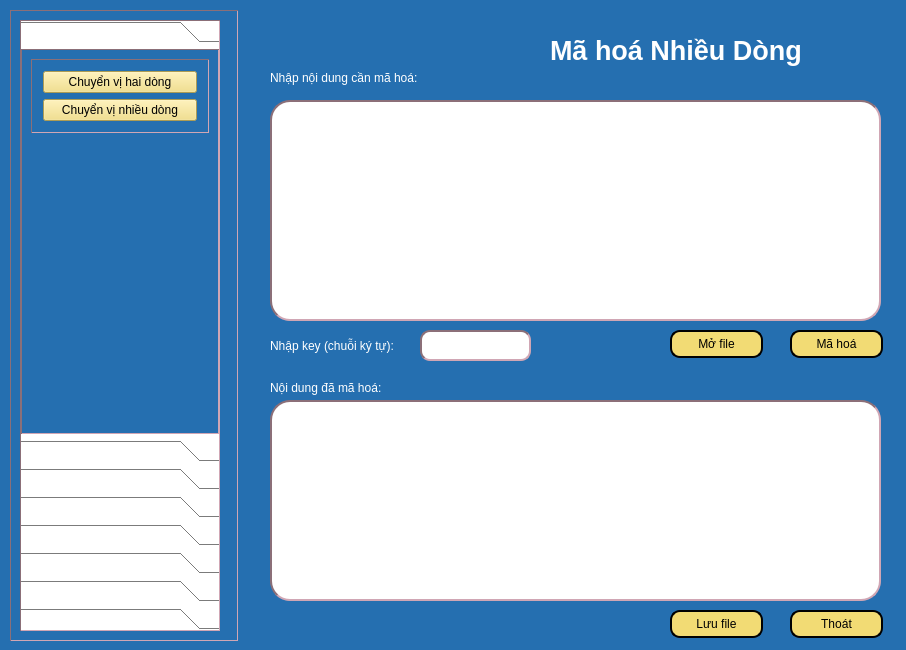
<?xml version="1.0" encoding="UTF-8"?>
<ui version="4.0">
 <class>Dialog</class>
 <widget class="QDialog" name="Dialog">
  <property name="geometry">
   <rect>
    <x>0</x>
    <y>0</y>
    <width>906</width>
    <height>650</height>
   </rect>
  </property>
  <property name="windowTitle">
   <string>Dialog</string>
  </property>
  <property name="styleSheet">
   <string notr="true">background-color:rgb(37, 111, 176);
color:white;

</string>
  </property>
  <widget class="QPushButton" name="btnSaveFile">
   <property name="geometry">
    <rect>
     <x>670</x>
     <y>610</y>
     <width>93</width>
     <height>28</height>
    </rect>
   </property>
   <property name="styleSheet">
    <string notr="true">background-color: rgb(242, 219, 116);
border-radius: 10px;
border: 2px solid black;
color:black;</string>
   </property>
   <property name="text">
    <string>Lưu file</string>
   </property>
   <property name="icon">
    <iconset>
     <normaloff>../Icon/icons8-save-file-64.png</normaloff>../Icon/icons8-save-file-64.png</iconset>
   </property>
  </widget>
  <widget class="QLabel" name="label_4">
   <property name="geometry">
    <rect>
     <x>270</x>
     <y>380</y>
     <width>181</width>
     <height>16</height>
    </rect>
   </property>
   <property name="text">
    <string>Nội dung đã mã hoá:</string>
   </property>
  </widget>
  <widget class="QPushButton" name="btnOpenFile">
   <property name="geometry">
    <rect>
     <x>670</x>
     <y>330</y>
     <width>93</width>
     <height>28</height>
    </rect>
   </property>
   <property name="styleSheet">
    <string notr="true">background-color: rgb(242, 219, 116);
border-radius: 10px;
border: 2px solid black;
color:black;</string>
   </property>
   <property name="text">
    <string>Mở file</string>
   </property>
   <property name="icon">
    <iconset>
     <normaloff>../Icon/icons8-open-file-40.png</normaloff>../Icon/icons8-open-file-40.png</iconset>
   </property>
  </widget>
  <widget class="QLabel" name="label_2">
   <property name="geometry">
    <rect>
     <x>270</x>
     <y>70</y>
     <width>181</width>
     <height>16</height>
    </rect>
   </property>
   <property name="text">
    <string>Nhập nội dung cần mã hoá:</string>
   </property>
  </widget>
  <widget class="QLabel" name="label_3">
   <property name="geometry">
    <rect>
     <x>270</x>
     <y>330</y>
     <width>131</width>
     <height>31</height>
    </rect>
   </property>
   <property name="text">
    <string>Nhập key (chuỗi ký tự):</string>
   </property>
  </widget>
  <widget class="QTextEdit" name="txtKey">
   <property name="geometry">
    <rect>
     <x>420</x>
     <y>330</y>
     <width>111</width>
     <height>31</height>
    </rect>
   </property>
   <property name="styleSheet">
    <string notr="true">background-color: white;
border: 2px inset #8b6f78;
border-radius:10px;
color:black;</string>
   </property>
  </widget>
  <widget class="QPushButton" name="btnMaHoa">
   <property name="geometry">
    <rect>
     <x>790</x>
     <y>330</y>
     <width>93</width>
     <height>28</height>
    </rect>
   </property>
   <property name="styleSheet">
    <string notr="true">background-color: rgb(242, 219, 116);
border-radius: 10px;
border: 2px solid black;
color:black;</string>
   </property>
   <property name="text">
    <string>Mã hoá</string>
   </property>
   <property name="icon">
    <iconset>
     <normaloff>../Icon/icons8-encode-32.png</normaloff>../Icon/icons8-encode-32.png</iconset>
   </property>
  </widget>
  <widget class="QLabel" name="label">
   <property name="geometry">
    <rect>
     <x>550</x>
     <y>10</y>
     <width>321</width>
     <height>81</height>
    </rect>
   </property>
   <property name="font">
    <font>
     <pointsize>20</pointsize>
     <weight>75</weight>
     <bold>true</bold>
    </font>
   </property>
   <property name="text">
    <string>Mã hoá Nhiều Dòng</string>
   </property>
  </widget>
  <widget class="QTextEdit" name="txtCiphertext">
   <property name="geometry">
    <rect>
     <x>270</x>
     <y>400</y>
     <width>611</width>
     <height>201</height>
    </rect>
   </property>
   <property name="styleSheet">
    <string notr="true">background-color: white;
border: 2px inset #8b6f78;
border-radius:20px;
color:black;</string>
   </property>
  </widget>
  <widget class="QTextEdit" name="txtPlaintext">
   <property name="geometry">
    <rect>
     <x>270</x>
     <y>100</y>
     <width>611</width>
     <height>221</height>
    </rect>
   </property>
   <property name="styleSheet">
    <string notr="true">background-color: white;
border: 2px inset #8b6f78;
border-radius:20px;
color:black;</string>
   </property>
  </widget>
  <widget class="QPushButton" name="btnClose">
   <property name="geometry">
    <rect>
     <x>790</x>
     <y>610</y>
     <width>93</width>
     <height>28</height>
    </rect>
   </property>
   <property name="styleSheet">
    <string notr="true">background-color: rgb(242, 219, 116);
border-radius: 10px;
border: 2px solid black;
color:black;</string>
   </property>
   <property name="text">
    <string>Thoát</string>
   </property>
   <property name="icon">
    <iconset>
     <normaloff>../Icon/icons8-exit-50.png</normaloff>../Icon/icons8-exit-50.png</iconset>
   </property>
  </widget>
  <widget class="QFrame" name="frame">
   <property name="geometry">
    <rect>
     <x>10</x>
     <y>10</y>
     <width>228</width>
     <height>631</height>
    </rect>
   </property>
   <property name="styleSheet">
    <string notr="true">QFrame {
  border-width: 1px;
  border: 1px inset #8b6f78;
}</string>
   </property>
   <property name="frameShape">
    <enum>QFrame::StyledPanel</enum>
   </property>
   <property name="frameShadow">
    <enum>QFrame::Raised</enum>
   </property>
   <layout class="QVBoxLayout" name="verticalLayout_8">
    <item>
     <widget class="QToolBox" name="toolBox">
      <property name="enabled">
       <bool>true</bool>
      </property>
      <property name="sizePolicy">
       <sizepolicy hsizetype="Preferred" vsizetype="Preferred">
        <horstretch>0</horstretch>
        <verstretch>0</verstretch>
       </sizepolicy>
      </property>
      <property name="maximumSize">
       <size>
        <width>200</width>
        <height>16777215</height>
       </size>
      </property>
      <property name="layoutDirection">
       <enum>Qt::LeftToRight</enum>
      </property>
      <property name="styleSheet">
       <string notr="true">QPushButton {
  background-color: #FFC4D0;
}
QToolBox {
 background-color: #FFFFFF;;
  color: #EEEEEE;
}</string>
      </property>
      <property name="currentIndex">
       <number>0</number>
      </property>
      <widget class="QWidget" name="page">
       <property name="geometry">
        <rect>
         <x>0</x>
         <y>0</y>
         <width>196</width>
         <height>437</height>
        </rect>
       </property>
       <attribute name="label">
        <string>Mã hóa chuyển vị</string>
       </attribute>
       <layout class="QVBoxLayout" name="verticalLayout_3">
        <item alignment="Qt::AlignTop">
         <widget class="QFrame" name="frame_6">
          <property name="frameShape">
           <enum>QFrame::StyledPanel</enum>
          </property>
          <property name="frameShadow">
           <enum>QFrame::Raised</enum>
          </property>
          <layout class="QVBoxLayout" name="verticalLayout_5">
           <property name="leftMargin">
            <number>11</number>
           </property>
           <property name="topMargin">
            <number>11</number>
           </property>
           <property name="rightMargin">
            <number>11</number>
           </property>
           <property name="bottomMargin">
            <number>11</number>
           </property>
           <item>
            <widget class="QPushButton" name="actionHai_dong_MaHoa">
             <property name="styleSheet">
              <string notr="true">background-color: rgb(242, 219, 116);
color:black;</string>
             </property>
             <property name="text">
              <string>Chuyển vị hai dòng</string>
             </property>
            </widget>
           </item>
           <item>
            <widget class="QPushButton" name="actionNhieu_dong_MaHoa">
             <property name="styleSheet">
              <string notr="true">background-color: rgb(242, 219, 116);
color:black;</string>
             </property>
             <property name="text">
              <string>Chuyển vị nhiều dòng</string>
             </property>
            </widget>
           </item>
          </layout>
         </widget>
        </item>
       </layout>
      </widget>
      <widget class="QWidget" name="page_2">
       <property name="geometry">
        <rect>
         <x>0</x>
         <y>0</y>
         <width>98</width>
         <height>106</height>
        </rect>
       </property>
       <attribute name="label">
        <string>Mã hóa thay thế</string>
       </attribute>
       <layout class="QVBoxLayout" name="verticalLayout_4">
        <item alignment="Qt::AlignTop">
         <widget class="QFrame" name="frame_10">
          <property name="frameShape">
           <enum>QFrame::StyledPanel</enum>
          </property>
          <property name="frameShadow">
           <enum>QFrame::Raised</enum>
          </property>
          <layout class="QVBoxLayout" name="verticalLayout_6">
           <item>
            <widget class="QPushButton" name="actionCeasar_MaHoa">
             <property name="styleSheet">
              <string notr="true">background-color: rgb(242, 219, 116);
color:black;</string>
             </property>
             <property name="text">
              <string>Ceasar</string>
             </property>
            </widget>
           </item>
           <item>
            <widget class="QPushButton" name="actionVignere_MaHoa">
             <property name="styleSheet">
              <string notr="true">background-color: rgb(242, 219, 116);
color:black;</string>
             </property>
             <property name="text">
              <string>Vignere</string>
             </property>
            </widget>
           </item>
           <item>
            <widget class="QPushButton" name="actionBelasco_MaHoa">
             <property name="styleSheet">
              <string notr="true">background-color: rgb(242, 219, 116);
color:black;</string>
             </property>
             <property name="text">
              <string>Belasco</string>
             </property>
            </widget>
           </item>
           <item>
            <widget class="QPushButton" name="actionTrithemius_MaHoa">
             <property name="styleSheet">
              <string notr="true">background-color: rgb(242, 219, 116);
color:black;</string>
             </property>
             <property name="text">
              <string>Trithemius</string>
             </property>
            </widget>
           </item>
          </layout>
         </widget>
        </item>
       </layout>
      </widget>
      <widget class="QWidget" name="page_3">
       <property name="geometry">
        <rect>
         <x>0</x>
         <y>0</y>
         <width>98</width>
         <height>106</height>
        </rect>
       </property>
       <attribute name="label">
        <string>Mã hóa XOR</string>
       </attribute>
       <layout class="QVBoxLayout" name="verticalLayout_7">
        <item alignment="Qt::AlignTop">
         <widget class="QFrame" name="frame_11">
          <property name="frameShape">
           <enum>QFrame::StyledPanel</enum>
          </property>
          <property name="frameShadow">
           <enum>QFrame::Raised</enum>
          </property>
          <layout class="QVBoxLayout" name="verticalLayout_9">
           <item>
            <widget class="QPushButton" name="actionXORCeasar_MaHoa">
             <property name="styleSheet">
              <string notr="true">background-color: rgb(242, 219, 116);
color:black;</string>
             </property>
             <property name="text">
              <string>Ceasar</string>
             </property>
            </widget>
           </item>
           <item>
            <widget class="QPushButton" name="actionXORVignere_MaHoa">
             <property name="styleSheet">
              <string notr="true">background-color: rgb(242, 219, 116);
color:black;</string>
             </property>
             <property name="text">
              <string>Vignere</string>
             </property>
            </widget>
           </item>
           <item>
            <widget class="QPushButton" name="actionXORBelasco_MaHoa">
             <property name="styleSheet">
              <string notr="true">background-color: rgb(242, 219, 116);
color:black;</string>
             </property>
             <property name="text">
              <string>Belasco</string>
             </property>
            </widget>
           </item>
           <item>
            <widget class="QPushButton" name="actionXORTrithemius_MaHoa">
             <property name="styleSheet">
              <string notr="true">background-color: rgb(242, 219, 116);
color:black;</string>
             </property>
             <property name="text">
              <string>Trithemius</string>
             </property>
            </widget>
           </item>
          </layout>
         </widget>
        </item>
       </layout>
      </widget>
      <widget class="QWidget" name="page_4">
       <property name="geometry">
        <rect>
         <x>0</x>
         <y>0</y>
         <width>98</width>
         <height>85</height>
        </rect>
       </property>
       <attribute name="label">
        <string>Mã hóa hiện đại</string>
       </attribute>
       <layout class="QVBoxLayout" name="verticalLayout_11">
        <item alignment="Qt::AlignTop">
         <widget class="QFrame" name="frame_12">
          <property name="frameShape">
           <enum>QFrame::StyledPanel</enum>
          </property>
          <property name="frameShadow">
           <enum>QFrame::Raised</enum>
          </property>
          <layout class="QVBoxLayout" name="verticalLayout_10">
           <item>
            <widget class="QPushButton" name="actionDES_MaHoa">
             <property name="styleSheet">
              <string notr="true">background-color: rgb(242, 219, 116);
color:black;</string>
             </property>
             <property name="text">
              <string>SDES</string>
             </property>
            </widget>
           </item>
           <item>
            <widget class="QPushButton" name="actionAES_MaHoa">
             <property name="styleSheet">
              <string notr="true">background-color: rgb(242, 219, 116);
color:black;</string>
             </property>
             <property name="text">
              <string>AES</string>
             </property>
            </widget>
           </item>
           <item>
            <widget class="QPushButton" name="actionRSA_MaHoa">
             <property name="styleSheet">
              <string notr="true">background-color: rgb(242, 219, 116);
color:black;</string>
             </property>
             <property name="text">
              <string>RSA</string>
             </property>
            </widget>
           </item>
          </layout>
         </widget>
        </item>
       </layout>
      </widget>
      <widget class="QWidget" name="page_5">
       <property name="geometry">
        <rect>
         <x>0</x>
         <y>0</y>
         <width>119</width>
         <height>74</height>
        </rect>
       </property>
       <attribute name="label">
        <string>Giải mã chuyển vị</string>
       </attribute>
       <layout class="QVBoxLayout" name="verticalLayout_18">
        <item alignment="Qt::AlignTop">
         <widget class="QFrame" name="frame_13">
          <property name="frameShape">
           <enum>QFrame::StyledPanel</enum>
          </property>
          <property name="frameShadow">
           <enum>QFrame::Raised</enum>
          </property>
          <layout class="QVBoxLayout" name="verticalLayout_19">
           <property name="leftMargin">
            <number>11</number>
           </property>
           <property name="topMargin">
            <number>11</number>
           </property>
           <property name="rightMargin">
            <number>11</number>
           </property>
           <property name="bottomMargin">
            <number>11</number>
           </property>
           <item>
            <widget class="QPushButton" name="actionHai_dong_GiaiMa">
             <property name="styleSheet">
              <string notr="true">background-color: rgb(242, 219, 116);
color:black;</string>
             </property>
             <property name="text">
              <string>Chuyển vị 2 dòng</string>
             </property>
            </widget>
           </item>
           <item>
            <widget class="QPushButton" name="actionNhieu_dong_GiaiMa">
             <property name="styleSheet">
              <string notr="true">background-color: rgb(242, 219, 116);
color:black;</string>
             </property>
             <property name="text">
              <string>Chuyển vị nhiều dòng</string>
             </property>
            </widget>
           </item>
          </layout>
         </widget>
        </item>
       </layout>
      </widget>
      <widget class="QWidget" name="page_6">
       <property name="geometry">
        <rect>
         <x>0</x>
         <y>0</y>
         <width>98</width>
         <height>116</height>
        </rect>
       </property>
       <attribute name="label">
        <string>Giải mã thay thế</string>
       </attribute>
       <layout class="QVBoxLayout" name="verticalLayout_20">
        <item alignment="Qt::AlignTop">
         <widget class="QFrame" name="frame_18">
          <property name="frameShape">
           <enum>QFrame::StyledPanel</enum>
          </property>
          <property name="frameShadow">
           <enum>QFrame::Raised</enum>
          </property>
          <layout class="QVBoxLayout" name="verticalLayout_21">
           <property name="leftMargin">
            <number>11</number>
           </property>
           <property name="topMargin">
            <number>11</number>
           </property>
           <property name="rightMargin">
            <number>11</number>
           </property>
           <property name="bottomMargin">
            <number>11</number>
           </property>
           <item>
            <widget class="QPushButton" name="actionCeasar_GiaiMa">
             <property name="styleSheet">
              <string notr="true">background-color: rgb(242, 219, 116);
color:black;</string>
             </property>
             <property name="text">
              <string>Ceasar</string>
             </property>
            </widget>
           </item>
           <item>
            <widget class="QPushButton" name="actionVignere_GiaiMa">
             <property name="styleSheet">
              <string notr="true">background-color: rgb(242, 219, 116);
color:black;</string>
             </property>
             <property name="text">
              <string>Vignere</string>
             </property>
            </widget>
           </item>
           <item>
            <widget class="QPushButton" name="actionBelasco_GiaiMa">
             <property name="styleSheet">
              <string notr="true">background-color: rgb(242, 219, 116);
color:black;</string>
             </property>
             <property name="text">
              <string>Belasco</string>
             </property>
            </widget>
           </item>
           <item>
            <widget class="QPushButton" name="actionTrithemius_GiaiMa">
             <property name="styleSheet">
              <string notr="true">background-color: rgb(242, 219, 116);
color:black;</string>
             </property>
             <property name="text">
              <string>Trithemius</string>
             </property>
            </widget>
           </item>
          </layout>
         </widget>
        </item>
       </layout>
      </widget>
      <widget class="QWidget" name="page_7">
       <property name="geometry">
        <rect>
         <x>0</x>
         <y>0</y>
         <width>98</width>
         <height>116</height>
        </rect>
       </property>
       <attribute name="label">
        <string>Giải mã XOR</string>
       </attribute>
       <layout class="QVBoxLayout" name="verticalLayout_22">
        <item alignment="Qt::AlignTop">
         <widget class="QFrame" name="frame_19">
          <property name="frameShape">
           <enum>QFrame::StyledPanel</enum>
          </property>
          <property name="frameShadow">
           <enum>QFrame::Raised</enum>
          </property>
          <layout class="QVBoxLayout" name="verticalLayout_23">
           <property name="leftMargin">
            <number>11</number>
           </property>
           <property name="topMargin">
            <number>11</number>
           </property>
           <property name="rightMargin">
            <number>11</number>
           </property>
           <property name="bottomMargin">
            <number>11</number>
           </property>
           <item>
            <widget class="QPushButton" name="actionXORCeasar_GiaiMa">
             <property name="styleSheet">
              <string notr="true">background-color: rgb(242, 219, 116);
color:black;</string>
             </property>
             <property name="text">
              <string>Ceasar</string>
             </property>
            </widget>
           </item>
           <item>
            <widget class="QPushButton" name="actionXORVignere_GiaiMa">
             <property name="styleSheet">
              <string notr="true">background-color: rgb(242, 219, 116);
color:black;</string>
             </property>
             <property name="text">
              <string>Vignere</string>
             </property>
            </widget>
           </item>
           <item>
            <widget class="QPushButton" name="actionXORBelasco_GiaiMa">
             <property name="styleSheet">
              <string notr="true">background-color: rgb(242, 219, 116);
color:black;</string>
             </property>
             <property name="text">
              <string>Belasco</string>
             </property>
            </widget>
           </item>
           <item>
            <widget class="QPushButton" name="actionXORTrithemius_GiaiMa">
             <property name="styleSheet">
              <string notr="true">background-color: rgb(242, 219, 116);
color:black;</string>
             </property>
             <property name="text">
              <string>Trithemius</string>
             </property>
            </widget>
           </item>
          </layout>
         </widget>
        </item>
       </layout>
      </widget>
      <widget class="QWidget" name="page_8">
       <property name="geometry">
        <rect>
         <x>0</x>
         <y>0</y>
         <width>98</width>
         <height>85</height>
        </rect>
       </property>
       <attribute name="label">
        <string>Giải mã hiện đại</string>
       </attribute>
       <layout class="QVBoxLayout" name="verticalLayout_24">
        <item alignment="Qt::AlignTop">
         <widget class="QFrame" name="frame_20">
          <property name="frameShape">
           <enum>QFrame::StyledPanel</enum>
          </property>
          <property name="frameShadow">
           <enum>QFrame::Raised</enum>
          </property>
          <layout class="QVBoxLayout" name="verticalLayout_25">
           <item>
            <widget class="QPushButton" name="actionDES_GiaiMa">
             <property name="styleSheet">
              <string notr="true">background-color: rgb(242, 219, 116);
color:black;</string>
             </property>
             <property name="text">
              <string>SDES</string>
             </property>
            </widget>
           </item>
           <item>
            <widget class="QPushButton" name="actionAES_GiaiMa">
             <property name="styleSheet">
              <string notr="true">background-color: rgb(242, 219, 116);
color:black;</string>
             </property>
             <property name="text">
              <string>AES</string>
             </property>
            </widget>
           </item>
           <item>
            <widget class="QPushButton" name="actionRSA_GiaiMa">
             <property name="styleSheet">
              <string notr="true">background-color: rgb(242, 219, 116);
color:black;</string>
             </property>
             <property name="text">
              <string>RSA</string>
             </property>
            </widget>
           </item>
          </layout>
         </widget>
        </item>
       </layout>
      </widget>
     </widget>
    </item>
   </layout>
  </widget>
 </widget>
 <resources/>
 <connections/>
</ui>
